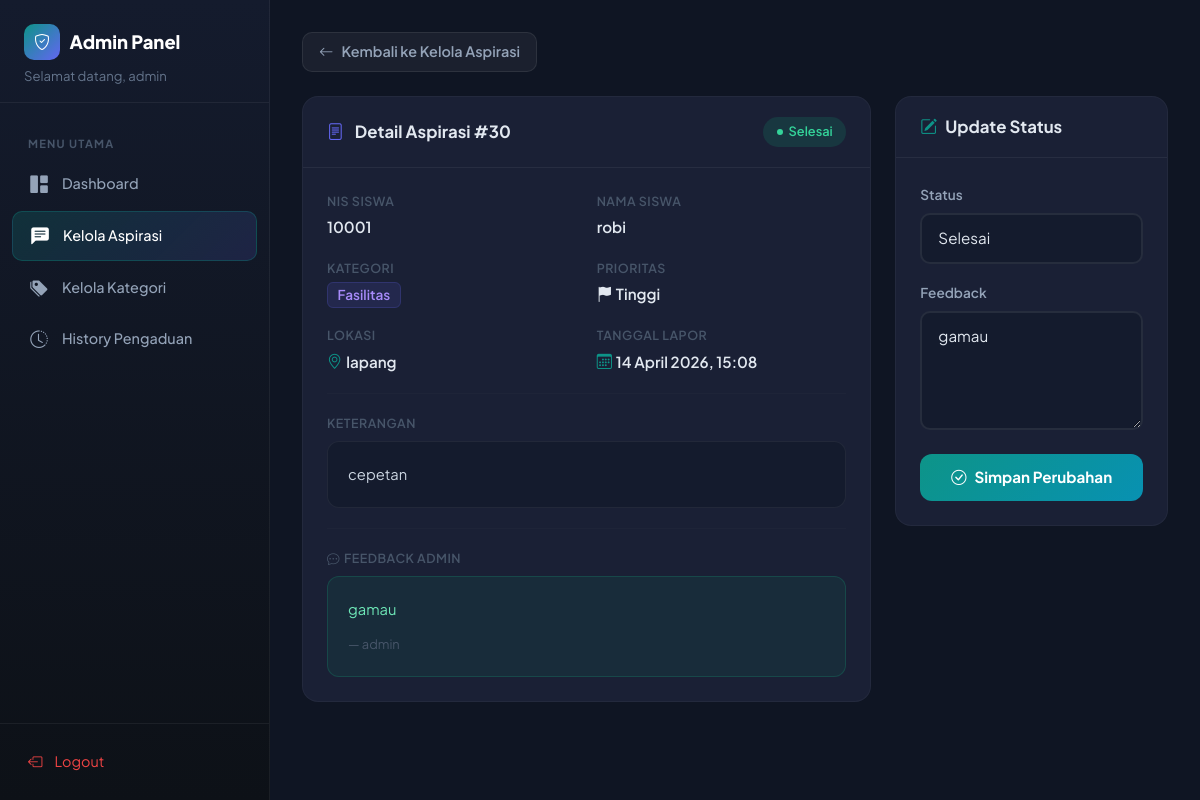
/?page=aspirasi-detail&id=30 (signed in), run on the app's committed database.
### tables this page shows
CREATE TABLE `input_aspirasi` (
  `id_pelaporan` int(11) NOT NULL,
  `nis` int(11) DEFAULT NULL,
  `id_kategori` int(11) DEFAULT NULL,
  `lokasi` varchar(50) DEFAULT NULL,
  `ket` varchar(50) DEFAULT NULL,
  `tgl_lapor` datetime DEFAULT current_timestamp()
);

CREATE TABLE `aspirasi` (
  `id_aspirasi` int(11) NOT NULL,
  `status` enum('Menunggu','Proses','Selesai') NOT NULL,
  `prioritas` enum('Rendah','Sedang','Tinggi') DEFAULT 'Sedang',
  `id_kategori` int(11) DEFAULT NULL,
  `feedback` text DEFAULT NULL,
  `username_admin` varchar(30) DEFAULT NULL
);

CREATE TABLE `siswa` (
  `nis` int(11) NOT NULL,
  `username` varchar(35) NOT NULL,
  `nama_siswa` varchar(60) NOT NULL,
  `password` varchar(35) NOT NULL
);

CREATE TABLE `kategori` (
  `id_kategori` int(11) NOT NULL,
  `ket_kategori` varchar(30) NOT NULL
);

### controllers/AdminController.php (called while the page is built, shortened)
<?php
require_once __DIR__ . '/../models/InputAspirasi.php';
class AdminController extends Controller {
    private $inputAspirasiModel;
    public function __construct() {
        $this->inputAspirasiModel = new InputAspirasi();
    }
    public function showAspirasi($id) {
        $pengaduan = $this->inputAspirasiModel->getDetail($id);
        $this->view('admin/aspirasi_detail', [
            'pengaduan' => $pengaduan
        ]);
    }
}

### config/Database.php (called while the page is built, shortened)
<?php
class Database {
    private static $instance = null;
    private $connection;
    private function __construct() {
        $this->host = DB_HOST;
        $this->dbname = DB_NAME;
        $this->username = DB_USER;
        $this->password = DB_PASS;
        try {
            $dsn = "mysql:host={$this->host};dbname={$this->dbname};charset=utf8mb4";
            $options = [
                PDO::ATTR_ERRMODE => PDO::ERRMODE_EXCEPTION,
                PDO::ATTR_DEFAULT_FETCH_MODE => PDO::FETCH_ASSOC,
                PDO::ATTR_EMULATE_PREPARES => false,
            ];
            $this->connection = new PDO($dsn, $this->username, $this->password, $options);
        } catch (PDOException $e) {
            die("Koneksi database gagal: " . $e->getMessage());
        }
    }
    public static function getInstance() {
        if (self::$instance === null) {
            self::$instance = new self();
        }
        return self::$instance;
    }
    public function getConnection() {
        return $this->connection;
    }
}

### models/Model.php (called while the page is built, shortened)
<?php
require_once __DIR__ . '/../config/Database.php';
abstract class Model {
    public function __construct() {
        $this->db = Database::getInstance()->getConnection();
    }
}

### models/InputAspirasi.php (called while the page is built, shortened)
<?php
require_once __DIR__ . '/Model.php';
class InputAspirasi extends Model {
    protected $table = 'input_aspirasi';
    public function getDetail($id) {
        $sql = "SELECT i.*, k.ket_kategori, s.nama_siswa, a.status, a.prioritas, a.feedback, a.username_admin
                FROM {$this->table} i
                LEFT JOIN kategori k ON i.id_kategori = k.id_kategori
                LEFT JOIN siswa s ON i.nis = s.nis
                LEFT JOIN aspirasi a ON i.id_pelaporan = a.id_aspirasi
                WHERE i.id_pelaporan = ?";
        $stmt = $this->db->prepare($sql);
        $stmt->execute([$id]);
        return $stmt->fetch();
    }
}

### views/admin/aspirasi_detail.php (the view, shortened to what this page needs)
<?php
require_once __DIR__ . '/../layouts/header.php';
?>
<div class="admin-wrapper">
    <aside class="admin-sidebar">
        <div class="sidebar-brand">
            <h5>
                <span class="brand-icon"><i class="bi bi-shield-check"></i></span>
                Admin Panel
            </h5>
            <small>Selamat datang, <?= $_SESSION['admin_username'] ?></small>
        </div>
        <nav class="sidebar-nav">
            <div class="nav-label">Menu Utama</div>
            <div class="nav-item">
                <a class="nav-link" href="<?= BASE_URL ?>?page=dashboard">
                    <i class="bi bi-grid-1x2-fill"></i>Dashboard
                </a>
            </div>
            <div class="nav-item">
                <a class="nav-link active" href="<?= BASE_URL ?>?page=aspirasi">
                    <i class="bi bi-chat-left-text-fill"></i>Kelola Aspirasi
                </a>
            </div>
            <div class="nav-item">
                <a class="nav-link" href="<?= BASE_URL ?>?page=kategori">
                    <i class="bi bi-tags-fill"></i>Kelola Kategori
                </a>
            </div>
            <div class="nav-item">
                <a class="nav-link" href="<?= BASE_URL ?>?page=history">
                    <i class="bi bi-clock-history"></i>History Pengaduan
                </a>
            </div>
        </nav>
        <div class="sidebar-footer">
            <a class="nav-link" href="<?= BASE_URL ?>?action=logout-admin" style="display:flex;align-items:center;gap:0.75rem;color:#ef4444;text-decoration:none;padding:0.7rem 1rem;border-radius:10px;font-size:0.9rem;">
                <i class="bi bi-box-arrow-left"></i>Logout
            </a>
        </div>
    </aside>
    <main class="admin-main">
        <a href="<?= BASE_URL ?>?page=aspirasi" class="btn-back">
            <i class="bi bi-arrow-left"></i>Kembali ke Kelola Aspirasi
        </a>
        <div class="row g-4">
            <div class="col-lg-8">
                <div class="content-card">
                    <div class="content-card-header">
                        <h5>
                            <i class="bi bi-file-text me-2" style="color:#6366f1;"></i>
                            Detail Aspirasi #<?= $pengaduan['id_pelaporan'] ?>
                        </h5>
                        <?php
                            $statusClass = 'status-menunggu';
                            if ($pengaduan['status'] === 'Selesai') $statusClass = 'status-selesai';
                        ?>
                        <span class="status-badge <?= $statusClass ?>">
                            <?= htmlspecialchars($pengaduan['status'] ?? 'Menunggu') ?>
                        </span>
                    </div>
                    <div class="content-card-body">
                        <div class="detail-grid">
                            <div class="detail-item">
                                <div class="detail-label">NIS Siswa</div>
                                <div class="detail-value"><?= htmlspecialchars($pengaduan['nis']) ?></div>
                            </div>
                            <div class="detail-item">
                                <div class="detail-label">Nama Siswa</div>
                                <div class="detail-value"><?= htmlspecialchars($pengaduan['nama_siswa'] ?? '-') ?></div>
                            </div>
                            <div class="detail-item">
                                <div class="detail-label">Kategori</div>
                                <div class="detail-value">
                                    <span style="background:rgba(99,102,241,0.12);border:1px solid rgba(99,102,241,0.2);color:#a78bfa;padding:0.2rem 0.6rem;border-radius:6px;font-size:0.85rem;">
                                        <?= htmlspecialchars($pengaduan['ket_kategori']) ?>
                                    </span>
                                </div>
                            </div>
                            <div class="detail-item">
                                <div class="detail-label">Prioritas</div>
                                <div class="detail-value priority-<?= strtolower($pengaduan['prioritas'] ?? 'sedang') ?>">
                                    <i class="bi bi-flag-fill me-1"></i><?= $pengaduan['prioritas'] ?? 'Sedang' ?>
                                </div>
                            </div>
                            <div class="detail-item">
                                <div class="detail-label">Lokasi</div>
                                <div class="detail-value">
                                    <i class="bi bi-geo-alt me-1" style="color:#0d9488;"></i><?= htmlspecialchars($pengaduan['lokasi']) ?>
                                </div>
                            </div>
                            <div class="detail-item">
                                <div class="detail-label">Tanggal Lapor</div>
                                <div class="detail-value">
                                    <i class="bi bi-calendar3 me-1" style="color:#0d9488;"></i><?= date('d F Y, H:i', strtotime($pengaduan['tgl_lapor'])) ?>
                                </div>
                            </div>
                        </div>
                        <hr class="detail-divider">
                        <div>
                            <div class="detail-label" style="margin-bottom:0.5rem;color:#475569;font-size:0.78rem;font-weight:600;text-transform:uppercase;letter-spacing:0.5px;">Keterangan</div>
                            <div class="detail-ket">
                                <?= nl2br(htmlspecialchars($pengaduan['ket'])) ?>
                            </div>
                        </div>
                        <?php if (!empty($pengaduan['feedback'])): ?>
                            <hr class="detail-divider">
                            <div>
                                <div class="detail-label" style="margin-bottom:0.5rem;color:#475569;font-size:0.78rem;font-weight:600;text-transform:uppercase;letter-spacing:0.5px;">
                                    <i class="bi bi-chat-dots me-1"></i>Feedback Admin
                                </div>
                                <div class="detail-feedback">
                                    <?= nl2br(htmlspecialchars($pengaduan['feedback'])) ?>
                                    <?php if (!empty($pengaduan['username_admin'])): ?>
                                        <small>— <?= htmlspecialchars($pengaduan['username_admin']) ?></small>
                                    <?php endif; ?>
                                </div>
                            </div>
                        <?php endif; ?>
                    </div>
                </div>
            </div>
            <div class="col-lg-4">
                <div class="content-card" style="animation-delay: 0.15s;">
                    <div class="content-card-header">
                        <h5><i class="bi bi-pencil-square me-2" style="color:#0d9488;"></i>Update Status</h5>
                    </div>
                    <div class="content-card-body">
                        <form action="<?= BASE_URL ?>?action=update-status" method="POST" class="dark-form">
                            <div class="mb-3">
                                <label for="status" class="form-label">Status</label>
                                <select class="form-select" name="status" required>
                                    <option value="Selesai" <?= ($pengaduan['status'] ?? '') === 'Selesai' ? 'selected' : '' ?>>Selesai</option>
                                </select>
                            </div>
                            <div class="mb-4">
                                <label for="feedback" class="form-label">Feedback</label>
                                <textarea class="form-control" name="feedback" rows="4" placeholder="Berikan tanggapan atau tindak lanjut..."><?= htmlspecialchars($pengaduan['feedback'] ?? '') ?></textarea>
                            </div>
                            <button type="submit" class="btn-save">
                                <i class="bi bi-check-circle"></i>Simpan Perubahan
                            </button>
                        </form>
                    </div>
                </div>
            </div>
        </div>
    </main>
</div>
<?php require_once __DIR__ . '/../layouts/footer.php'; ?>

### views/layouts/header.php (style rules this page uses)
:root { --primary-color: #e11d48; --primary-dark: #be123c; --primary-light: #f97316; --secondary-color: #f97316; --success-color: #10b981; --warning-color: #f59e0b; --danger-color: #ef4444; --dark-color: #1e293b; --light-bg: #fef7f7; }
* { font-family: 'Plus Jakarta Sans', sans-serif; }
body { background: var(--light-bg); min-height: 100vh; }
.form-control, .form-select { border-radius: 10px; padding: 0.75rem 1rem; border: 2px solid #e2e8f0; transition: all 0.3s; }
.priority-tinggi { color: var(--danger-color); }

### data on the page
input_aspirasi: id_pelaporan "30", aspirasi.status "Selesai", nis "10001", nis.nama_siswa "robi", id_kategori.ket_kategori "Fasilitas", aspirasi.prioritas "Tinggi", lokasi "lapang", tgl_lapor "14 April 2026, 15:08", ket "cepetan", aspirasi.feedback "gamau", aspirasi.username_admin "admin", feedback "gamau"
aspirasi: status "Selesai"

### other printed values
$_SESSION['admin_username'] "admin"
